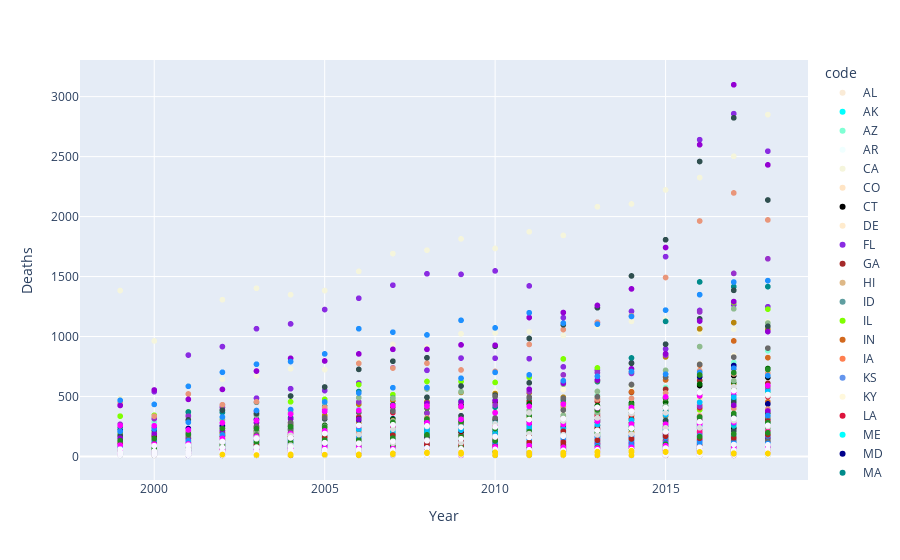

Notebook source saved alongside this figure:
### Code cell
# Animated figure with Plotly Express shows the number of annual deaths between 1999 & 2018 for all states:
px.scatter(testdf, x="Year", y="Deaths", color="code",color_discrete_map=colorMapping)

### Figure 1 — Plotly figure (JSON) as saved in the notebook; plotly's stock layout.template omitted (floating-point values rounded to 4 significant figures; data arrays with more than 128 entries replaced by an {"elided": "..."} marker saying what was removed)
{"data": [{"hovertemplate": "code=AL<br>Year=%{x}<br>Deaths=%{y}<extra></extra>", "legendgroup": "AL", "marker": {"color": "antiquewhite", "symbol": "circle"}, "mode": "markers", "name": "AL", "showlegend": true, "type": "scattergl", "x": {"elided": "191 int values"}, "xaxis": "x", "y": {"elided": "191 int values"}, "yaxis": "y"}, {"hovertemplate": "code=AK<br>Year=%{x}<br>Deaths=%{y}<extra></extra>", "legendgroup": "AK", "marker": {"color": "aqua", "symbol": "circle"}, "mode": "markers", "name": "AK", "showlegend": true, "type": "scattergl", "x": [2003, 2005, 2009, 2012, 2014, 2015, 2017, 2018, 2000, 2001, 2002, 2003, 2004, 2005, 2006, 2007, 2008, 2009, 2010, 2011, 2012, 2013, 2014, 2015, 2016, 2017, 2018, 2008, 2009, 2011, 2012, 2014, 2015, 2016, 2017, 1999, 2000, 2001, 2002, 2003, 2004, 2005, 2006, 2007, 2008, 2009, 2010, 2011, 2012, 2013, 2014, 2015, 2016, 2017, 2018], "xaxis": "x", "y": [10, 11, 12, 16, 12, 13, 18, 13, 15, 17, 20, 23, 25, 15, 17, 16, 18, 25, 27, 27, 30, 20, 27, 24, 19, 23, 23, 13, 12, 10, 10, 15, 23, 10, 14, 13, 14, 25, 37, 31, 28, 30, 38, 36, 51, 51, 31, 52, 50, 51, 42, 41, 60, 57, 42], "yaxis": "y"}, {"hovertemplate": "code=AZ<br>Year=%{x}<br>Deaths=%{y}<extra></extra>", "legendgroup": "AZ", "marker": {"color": "aquamarine", "symbol": "circle"}, "mode": "markers", "name": "AZ", "showlegend": true, "type": "scattergl", "x": {"elided": "220 int values"}, "xaxis": "x", "y": {"elided": "220 int values"}, "yaxis": "y"}, {"hovertemplate": "code=AR<br>Year=%{x}<br>Deaths=%{y}<extra></extra>", "legendgroup": "AR", "marker": {"color": "azure", "symbol": "circle"}, "mode": "markers", "name": "AR", "showlegend": true, "type": "scattergl", "x": {"elided": "140 int values"}, "xaxis": "x", "y": {"elided": "140 int values"}, "yaxis": "y"}, {"hovertemplate": "code=CA<br>Year=%{x}<br>Deaths=%{y}<extra></extra>", "legendgroup": "CA", "marker": {"color": "beige", "symbol": "circle"}, "mode": "markers", "name": "CA", "showlegend": true, "type": "scattergl", "x": {"elided": "371 int values"}, "xaxis": "x", "y": {"elided": "371 int values"}, "yaxis": "y"}, {"hovertemplate": "code=CO<br>Year=%{x}<br>Deaths=%{y}<extra></extra>", "legendgroup": "CO", "marker": {"color": "bisque", "symbol": "circle"}, "mode": "markers", "name": "CO", "showlegend": true, "type": "scattergl", "x": {"elided": "172 int values"}, "xaxis": "x", "y": {"elided": "172 int values"}, "yaxis": "y"}, {"hovertemplate": "code=CT<br>Year=%{x}<br>Deaths=%{y}<extra></extra>", "legendgroup": "CT", "marker": {"color": "black", "symbol": "circle"}, "mode": "markers", "name": "CT", "showlegend": true, "type": "scattergl", "x": {"elided": "139 int values"}, "xaxis": "x", "y": {"elided": "139 int values"}, "yaxis": "y"}, {"hovertemplate": "code=DE<br>Year=%{x}<br>Deaths=%{y}<extra></extra>", "legendgroup": "DE", "marker": {"color": "blanchedalmond", "symbol": "circle"}, "mode": "markers", "name": "DE", "showlegend": true, "type": "scattergl", "x": [2017, 2018, 1999, 2000, 2001, 2002, 2004, 2005, 2006, 2007, 2007, 2008, 2009, 2009, 2010, 2011, 2011, 2012, 2012, 2013, 2013, 2014, 2014, 2015, 2016, 2017, 2018, 2002, 2006, 2010, 2012, 2013, 2014, 2015, 2016, 2017, 2018, 1999, 2000, 2001, 2001, 2002, 2003, 2004, 2004, 2005, 2006, 2007, 2008, 2009, 2010, 2011, 2011, 2012, 2013, 2014, 2014, 2015, 2015, 2016, 2017, 2018], "xaxis": "x", "y": [21, 13, 10, 15, 11, 10, 12, 10, 16, 23, 10, 32, 35, 13, 41, 47, 10, 32, 11, 42, 11, 48, 14, 53, 68, 76, 98, 16, 10, 10, 10, 13, 15, 10, 27, 37, 42, 25, 17, 22, 10, 34, 40, 24, 11, 34, 31, 42, 55, 56, 61, 64, 13, 64, 68, 83, 10, 100, 11, 160, 181, 224], "yaxis": "y"}, {"hovertemplate": "code=FL<br>Year=%{x}<br>Deaths=%{y}<extra></extra>", "legendgroup": "FL", "marker": {"color": "blueviolet", "symbol": "circle"}, "mode": "markers", "name": "FL", "showlegend": true, "type": "scattergl", "x": {"elided": "231 int values"}, "xaxis": "x", "y": {"elided": "231 int values"}, "yaxis": "y"}, {"hovertemplate": "code=GA<br>Year=%{x}<br>Deaths=%{y}<extra></extra>", "legendgroup": "GA", "marker": {"color": "brown", "symbol": "circle"}, "mode": "markers", "name": "GA", "showlegend": true, "type": "scattergl", "x": {"elided": "211 int values"}, "xaxis": "x", "y": {"elided": "211 int values"}, "yaxis": "y"}, {"hovertemplate": "code=HI<br>Year=%{x}<br>Deaths=%{y}<extra></extra>", "legendgroup": "HI", "marker": {"color": "burlywood", "symbol": "circle"}, "mode": "markers", "name": "HI", "showlegend": true, "type": "scattergl", "x": [2006, 2011, 2013, 2014, 2015, 2016, 2017, 2018, 2005, 2008, 2008, 2010, 2010, 2011, 2011, 2012, 2013, 2014, 2014, 2015, 2016, 2017, 2018, 2001, 2002, 2003, 2004, 2004, 2005, 2006, 2006, 2007, 2008, 2009, 2010, 2011, 2011, 2012, 2013, 2014, 2015, 2016, 2017, 2017, 2018, 2018, 1999, 1999, 2000, 2001, 2002, 2003, 2004, 2004, 2005, 2005, 2006, 2006, 2006, 2007, 2007, 2008, 2009, 2009, 2010, 2011, 2011, 2012, 2012, 2012, 2013, 2013, 2014, 2014, 2015, 2016, 2017, 2018], "xaxis": "x", "y": [11, 15, 18, 11, 13, 26, 25, 25, 13, 13, 10, 12, 11, 15, 12, 19, 20, 22, 10, 19, 19, 18, 23, 12, 19, 16, 26, 11, 26, 16, 20, 25, 28, 51, 42, 35, 11, 39, 42, 39, 60, 67, 61, 11, 91, 10, 17, 15, 15, 20, 18, 35, 30, 11, 27, 12, 26, 10, 14, 41, 20, 31, 28, 11, 35, 42, 20, 26, 11, 14, 37, 10, 38, 12, 42, 49, 51, 51], "yaxis": "y"}, {"hovertemplate": "code=ID<br>Year=%{x}<br>Deaths=%{y}<extra></extra>", "legendgroup": "ID", "marker": {"color": "cadetblue", "symbol": "circle"}, "mode": "markers", "name": "ID", "showlegend": true, "type": "scattergl", "x": [1999, 2000, 2001, 2001, 2002, 2002, 2003, 2003, 2004, 2004, 2005, 2005, 2006, 2006, 2007, 2007, 2008, 2008, 2008, 2009, 2009, 2009, 2010, 2010, 2010, 2011, 2011, 2011, 2012, 2012, 2012, 2013, 2013, 2013, 2014, 2014, 2015, 2015, 2015, 2016, 2016, 2016, 2017, 2017, 2018, 2018, 1999, 2000, 2000, 2001, 2001, 2002, 2002, 2003, 2003, 2003, 2003, 2004, 2005, 2005, 2005, 2006, 2006, 2006, 2007, 2007, 2008, 2008, 2009, 2009, 2009, 2010, 2010, 2010, 2011, 2011, 2011, 2012, 2012, 2012, 2013, 2013, 2013, 2014, 2014, 2014, 2015, 2015, 2016, 2016, 2016, 2017, 2017, 2017, 2017, 2018, 2018, 2018], "xaxis": "x", "y": [14, 13, 19, 12, 35, 13, 26, 12, 29, 10, 17, 10, 33, 15, 44, 12, 37, 17, 15, 51, 26, 15, 63, 17, 13, 52, 24, 13, 51, 14, 20, 62, 21, 13, 77, 26, 65, 27, 14, 74, 20, 10, 75, 19, 78, 17, 24, 19, 13, 36, 11, 37, 15, 30, 14, 10, 10, 35, 44, 11, 12, 51, 11, 10, 43, 10, 53, 13, 42, 16, 13, 51, 15, 14, 62, 19, 18, 57, 12, 19, 73, 17, 13, 65, 18, 12, 78, 19, 101, 17, 14, 100, 16, 10, 18, 115, 16, 15], "yaxis": "y"}, {"hovertemplate": "code=IL<br>Year=%{x}<br>Deaths=%{y}<extra></extra>", "legendgroup": "IL", "marker": {"color": "chartreuse", "symbol": "circle"}, "mode": "markers", "name": "IL", "showlegend": true, "type": "scattergl", "x": {"elided": "205 int values"}, "xaxis": "x", "y": {"elided": "205 int values"}, "yaxis": "y"}, {"hovertemplate": "code=IN<br>Year=%{x}<br>Deaths=%{y}<extra></extra>", "legendgroup": "IN", "marker": {"color": "chocolate", "symbol": "circle"}, "mode": "markers", "name": "IN", "showlegend": true, "type": "scattergl", "x": {"elided": "191 int values"}, "xaxis": "x", "y": {"elided": "191 int values"}, "yaxis": "y"}, {"hovertemplate": "code=IA<br>Year=%{x}<br>Deaths=%{y}<extra></extra>", "legendgroup": "IA", "marker": {"color": "coral", "symbol": "circle"}, "mode": "markers", "name": "IA", "showlegend": true, "type": "scattergl", "x": [1999, 2000, 2000, 2001, 2001, 2002, 2002, 2003, 2004, 2004, 2005, 2005, 2006, 2006, 2006, 2007, 2007, 2007, 2008, 2008, 2008, 2009, 2009, 2009, 2010, 2010, 2010, 2011, 2011, 2011, 2012, 2012, 2013, 2013, 2014, 2014, 2015, 2015, 2016, 2016, 2016, 2017, 2017, 2018, 2018, 2015, 2016, 2017, 2018, 1999, 2000, 2000, 2001, 2001, 2002, 2003, 2003, 2004, 2004, 2005, 2005, 2006, 2006, 2006, 2007, 2007, 2007, 2008, 2008, 2008, 2009, 2009, 2010, 2010, 2010, 2011, 2011, 2011, 2011, 2012, 2012, 2012, 2013, 2013, 2014, 2014, 2015, 2015, 2015, 2016, 2016, 2016, 2016, 2017, 2017, 2018, 2018, 2018], "xaxis": "x", "y": [12, 12, 11, 17, 12, 22, 20, 22, 30, 22, 35, 31, 39, 20, 14, 36, 32, 11, 50, 24, 11, 50, 21, 11, 61, 30, 11, 65, 26, 12, 75, 27, 86, 25, 79, 25, 88, 27, 75, 26, 10, 84, 31, 58, 25, 14, 13, 21, 11, 16, 25, 10, 21, 19, 31, 34, 16, 32, 20, 49, 13, 69, 24, 14, 76, 28, 13, 77, 27, 14, 83, 28, 101, 29, 12, 94, 30, 11, 10, 98, 22, 13, 111, 24, 111, 21, 134, 27, 12, 150, 16, 12, 10, 149, 28, 146, 28, 11], "yaxis": "y"}, {"hovertemplate": "code=KS<br>Year=%{x}<br>Deaths=%{y}<extra></extra>", "legendgroup": "KS", "marker": {"color": "cornflowerblue", "symbol": "circle"}, "mode": "markers", "name": "KS", "showlegend": true, "type": "scattergl", "x": [2014, 2018, 1999, 1999, 2000, 2000, 2001, 2001, 2002, 2002, 2003, 2003, 2004, 2004, 2004, 2005, 2005, 2005, 2006, 2006, 2006, 2006, 2007, 2007, 2007, 2008, 2008, 2008, 2009, 2009, 2009, 2010, 2010, 2010, 2011, 2011, 2011, 2012, 2012, 2012, 2013, 2013, 2013, 2013, 2014, 2014, 2014, 2015, 2015, 2016, 2016, 2017, 2017, 2018, 2018, 2018, 2005, 2006, 2007, 2010, 2015, 2016, 2017, 2018, 1999, 1999, 2000, 2000, 2001, 2001, 2002, 2002, 2002, 2003, 2003, 2003, 2004, 2004, 2004, 2005, 2005, 2005, 2005, 2006, 2006, 2006, 2006, 2007, 2007, 2007, 2007, 2008, 2008, 2008, 2009, 2009, 2010, 2010, 2010, 2011, 2011, 2011, 2011, 2012, 2012, 2012, 2013, 2013, 2013, 2014, 2014, 2014, 2014, 2015, 2015, 2015, 2016, 2016, 2016, 2017, 2017, 2017, 2018, 2018, 2018], "xaxis": "x", "y": [10, 11, 14, 13, 15, 13, 37, 20, 38, 17, 36, 34, 47, 26, 11, 44, 26, 13, 67, 24, 10, 13, 61, 33, 13, 75, 12, 15, 93, 27, 14, 62, 24, 13, 83, 23, 21, 85, 34, 10, 101, 28, 13, 10, 100, 30, 13, 91, 27, 84, 36, 104, 31, 88, 28, 14, 11, 11, 13, 11, 11, 14, 15, 12, 38, 11, 33, 23, 51, 13, 65, 25, 10, 71, 19, 10, 89, 22, 11, 95, 24, 11, 27, 88, 22, 16, 18, 83, 29, 22, 14, 76, 15, 11, 123, 25, 104, 17, 14, 101, 20, 13, 18, 137, 24, 15, 136, 20, 11, 131, 23, 10, 12, 142, 24, 14, 126, 22, 13, 127, 22, 12, 150, 24, 15], "yaxis": "y"}, {"hovertemplate": "code=KY<br>Year=%{x}<br>Deaths=%{y}<extra></extra>", "legendgroup": "KY", "marker": {"color": "cornsilk", "symbol": "circle"}, "mode": "markers", "name": "KY", "showlegend": true, "type": "scattergl", "x": {"elided": "162 int values"}, "xaxis": "x", "y": {"elided": "162 int values"}, "yaxis": "y"}, {"hovertemplate": "code=LA<br>Year=%{x}<br>Deaths=%{y}<extra></extra>", "legendgroup": "LA", "marker": {"color": "crimson", "symbol": "circle"}, "mode": "markers", "name": "LA", "showlegend": true, "type": "scattergl", "x": {"elided": "205 int values"}, "xaxis": "x", "y": {"elided": "205 int values"}, "yaxis": "y"}, {"hovertemplate": "code=ME<br>Year=%{x}<br>Deaths=%{y}<extra></extra>", "legendgroup": "ME", "marker": {"color": "cyan", "symbol": "circle"}, "mode": "markers", "name": "ME", "showlegend": true, "type": "scattergl", "x": [1999, 1999, 2000, 2001, 2001, 2002, 2002, 2003, 2003, 2004, 2004, 2005, 2005, 2006, 2006, 2007, 2007, 2008, 2008, 2009, 2009, 2010, 2010, 2011, 2011, 2012, 2012, 2013, 2013, 2014, 2014, 2015, 2015, 2016, 2016, 2017, 2017, 2018, 2018, 1999, 1999, 2000, 2001, 2001, 2002, 2002, 2003, 2004, 2005, 2005, 2006, 2006, 2007, 2007, 2008, 2009, 2009, 2010, 2010, 2011, 2011, 2012, 2012, 2013, 2013, 2014, 2014, 2015, 2015, 2016, 2016, 2016, 2017, 2017, 2017, 2018, 2018, 2018], "xaxis": "x", "y": [10, 17, 12, 16, 11, 40, 19, 34, 11, 35, 11, 46, 10, 39, 11, 39, 11, 48, 14, 47, 18, 39, 15, 40, 20, 32, 19, 48, 18, 55, 16, 69, 17, 91, 24, 90, 26, 79, 12, 23, 15, 34, 44, 13, 61, 14, 72, 77, 85, 10, 86, 15, 83, 15, 83, 83, 15, 64, 12, 70, 17, 79, 15, 83, 14, 125, 10, 164, 11, 205, 11, 10, 272, 20, 11, 211, 17, 10], "yaxis": "y"}, {"hovertemplate": "code=MD<br>Year=%{x}<br>Deaths=%{y}<extra></extra>", "legendgroup": "MD", "marker": {"color": "darkblue", "symbol": "circle"}, "mode": "markers", "name": "MD", "showlegend": true, "type": "scattergl", "x": {"elided": "208 int values"}, "xaxis": "x", "y": {"elided": "208 int values"}, "yaxis": "y"}, {"hovertemplate": "code=MA<br>Year=%{x}<br>Deaths=%{y}<extra></extra>", "legendgroup": "MA", "marker": {"color": "darkcyan", "symbol": "circle"}, "mode": "markers", "name": "MA", "showlegend": true, "type": "scattergl", "x": {"elided": "187 int values"}, "xaxis": "x", "y": {"elided": "187 int values"}, "yaxis": "y"}, {"hovertemplate": "code=MI<br>Year=%{x}<br>Deaths=%{y}<extra></extra>", "legendgroup": "MI", "marker": {"color": "darkgoldenrod", "symbol": "circle"}, "mode": "markers", "name": "MI", "showlegend": true, "type": "scattergl", "x": {"elided": "283 int values"}, "xaxis": "x", "y": {"elided": "283 int values"}, "yaxis": "y"}, {"hovertemplate": "code=MN<br>Year=%{x}<br>Deaths=%{y}<extra></extra>", "legendgroup": "MN", "marker": {"color": "darkgray", "symbol": "circle"}, "mode": "markers", "name": "MN", "showlegend": true, "type": "scattergl", "x": {"elided": "185 int values"}, "xaxis": "x", "y": {"elided": "185 int values"}, "yaxis": "y"}, {"hovertemplate": "code=MS<br>Year=%{x}<br>Deaths=%{y}<extra></extra>", "legendgroup": "MS", "marker": {"color": "darkgrey", "symbol": "circle"}, "mode": "markers", "name": "MS", "showlegend": true, "type": "scattergl", "x": [2005, 2008, 2009, 2013, 2014, 2015, 2016, 2017, 2018, 1999, 1999, 2000, 2000, 2001, 2001, 2001, 2002, 2002, 2002, 2003, 2003, 2004, 2004, 2005, 2005, 2005, 2006, 2006, 2006, 2007, 2007, 2007, 2008, 2008, 2008, 2009, 2009, 2009, 2010, 2010, 2010, 2011, 2011, 2012, 2012, 2013, 2013, 2014, 2014, 2015, 2015, 2016, 2016, 2016, 2017, 2017, 2018, 1999, 2001, 2002, 2003, 2004, 2005, 2006, 2006, 2007, 2008, 2009, 2010, 2011, 2012, 2013, 2014, 2014, 2015, 2016, 2017, 2018, 1999, 2000, 2000, 2001, 2001, 2001, 2002, 2002, 2002, 2003, 2004, 2004, 2004, 2005, 2005, 2006, 2006, 2007, 2007, 2007, 2008, 2008, 2008, 2009, 2009, 2009, 2010, 2010, 2011, 2011, 2012, 2013, 2013, 2014, 2015, 2015, 2016, 2017, 2017, 2017, 2018], "xaxis": "x", "y": [10, 11, 10, 13, 18, 10, 13, 14, 13, 18, 11, 33, 13, 33, 11, 10, 37, 12, 10, 52, 13, 51, 11, 57, 16, 14, 80, 21, 10, 88, 11, 11, 91, 15, 16, 98, 11, 14, 103, 17, 20, 114, 15, 123, 12, 110, 12, 113, 19, 100, 14, 104, 14, 10, 100, 12, 93, 10, 12, 11, 14, 19, 13, 18, 11, 12, 12, 15, 14, 15, 13, 18, 22, 10, 26, 32, 25, 25, 29, 38, 10, 61, 17, 14, 74, 18, 12, 97, 93, 10, 14, 103, 17, 156, 27, 145, 17, 16, 126, 12, 17, 138, 13, 14, 136, 25, 116, 12, 122, 130, 12, 144, 164, 16, 157, 166, 14, 13, 150], "yaxis": "y"}, {"hovertemplate": "code=MO<br>Year=%{x}<br>Deaths=%{y}<extra></extra>", "legendgroup": "MO", "marker": {"color": "darkgreen", "symbol": "circle"}, "mode": "markers", "name": "MO", "showlegend": true, "type": "scattergl", "x": {"elided": "175 int values"}, "xaxis": "x", "y": {"elided": "175 int values"}, "yaxis": "y"}, {"hovertemplate": "code=MT<br>Year=%{x}<br>Deaths=%{y}<extra></extra>", "legendgroup": "MT", "marker": {"color": "darkkhaki", "symbol": "circle"}, "mode": "markers", "name": "MT", "showlegend": true, "type": "scattergl", "x": [2009, 2014, 1999, 2002, 2002, 2003, 2003, 2003, 2004, 2004, 2005, 2005, 2006, 2006, 2007, 2007, 2008, 2008, 2009, 2009, 2010, 2010, 2010, 2011, 2011, 2011, 2012, 2012, 2013, 2013, 2013, 2014, 2014, 2014, 2015, 2015, 2015, 2016, 2016, 2017, 2017, 2018, 2018, 2000, 2001, 2002, 2002, 2003, 2003, 2003, 2004, 2004, 2004, 2005, 2005, 2005, 2006, 2006, 2006, 2007, 2007, 2007, 2008, 2008, 2009, 2009, 2009, 2010, 2010, 2011, 2011, 2012, 2013, 2013, 2013, 2014, 2014, 2014, 2015, 2015, 2016, 2017, 2018, 2018], "xaxis": "x", "y": [11, 11, 13, 10, 10, 19, 12, 10, 23, 11, 17, 12, 13, 11, 23, 14, 37, 13, 33, 14, 21, 14, 14, 36, 15, 15, 30, 11, 29, 12, 11, 22, 19, 13, 25, 13, 16, 33, 10, 32, 12, 27, 11, 11, 18, 19, 15, 20, 16, 15, 24, 12, 10, 30, 12, 15, 35, 13, 11, 39, 14, 12, 49, 12, 45, 11, 10, 30, 16, 40, 13, 38, 40, 14, 13, 37, 11, 15, 44, 14, 42, 49, 48, 12], "yaxis": "y"}, {"hovertemplate": "code=NE<br>Year=%{x}<br>Deaths=%{y}<extra></extra>", "legendgroup": "NE", "marker": {"color": "darkmagenta", "symbol": "circle"}, "mode": "markers", "name": "NE", "showlegend": true, "type": "scattergl", "x": [2001, 2001, 2002, 2003, 2003, 2004, 2004, 2004, 2005, 2005, 2005, 2005, 2006, 2006, 2007, 2008, 2009, 2010, 2010, 2011, 2011, 2012, 2012, 2013, 2013, 2014, 2014, 2015, 2015, 2016, 2016, 2016, 2017, 2017, 2018, 2017, 1999, 2000, 2001, 2002, 2002, 2003, 2003, 2004, 2004, 2005, 2005, 2006, 2006, 2006, 2007, 2008, 2008, 2009, 2010, 2011, 2011, 2012, 2012, 2013, 2014, 2015, 2016, 2016, 2017, 2018, 2018, 2018], "xaxis": "x", "y": [12, 10, 10, 12, 10, 11, 11, 10, 18, 17, 12, 15, 24, 15, 21, 33, 40, 38, 11, 44, 12, 57, 15, 44, 12, 35, 15, 33, 10, 36, 14, 14, 56, 15, 48, 10, 14, 11, 18, 19, 12, 13, 22, 21, 20, 22, 24, 26, 11, 23, 25, 32, 15, 34, 38, 41, 12, 48, 10, 40, 50, 61, 45, 10, 54, 60, 10, 19], "yaxis": "y"}, {"hovertemplate": "code=NV<br>Year=%{x}<br>Deaths=%{y}<extra></extra>", "legendgroup": "NV", "marker": {"color": "darkolivegreen", "symbol": "circle"}, "mode": "markers", "name": "NV", "showlegend": true, "type": "scattergl", "x": {"elided": "134 int values"}, "xaxis": "x", "y": {"elided": "134 int values"}, "yaxis": "y"}, {"hovertemplate": "code=NH<br>Year=%{x}<br>Deaths=%{y}<extra></extra>", "legendgroup": "NH", "marker": {"color": "darkorange", "symbol": "circle"}, "mode": "markers", "name": "NH", "showlegend": true, "type": "scattergl", "x": [1999, 2000, 2001, 2001, 2002, 2002, 2003, 2003, 2004, 2004, 2005, 2006, 2006, 2007, 2007, 2008, 2008, 2009, 2009, 2010, 2010, 2010, 2011, 2011, 2012, 2012, 2013, 2013, 2014, 2014, 2015, 2015, 2016, 2016, 2017, 2017, 2018, 2018, 1999, 2000, 2001, 2002, 2002, 2003, 2004, 2005, 2005, 2006, 2006, 2007, 2007, 2008, 2008, 2009, 2009, 2010, 2010, 2011, 2011, 2012, 2012, 2013, 2013, 2014, 2014, 2014, 2015, 2015, 2016, 2016, 2017, 2017, 2018, 2018, 2018], "xaxis": "x", "y": [10, 11, 14, 16, 22, 10, 28, 13, 32, 11, 29, 46, 12, 49, 15, 38, 13, 41, 10, 36, 18, 10, 55, 18, 55, 11, 42, 17, 75, 25, 94, 24, 113, 24, 116, 24, 111, 16, 27, 24, 27, 49, 11, 62, 65, 82, 11, 68, 10, 98, 16, 56, 12, 87, 16, 75, 15, 96, 22, 79, 18, 118, 15, 200, 15, 11, 271, 17, 313, 10, 298, 10, 295, 15, 11], "yaxis": "y"}, {"hovertemplate": "code=NJ<br>Year=%{x}<br>Deaths=%{y}<extra></extra>", "legendgroup": "NJ", "marker": {"color": "darkorchid", "symbol": "circle"}, "mode": "markers", "name": "NJ", "showlegend": true, "type": "scattergl", "x": {"elided": "217 int values"}, "xaxis": "x", "y": {"elided": "217 int values"}, "yaxis": "y"}, {"hovertemplate": "code=NM<br>Year=%{x}<br>Deaths=%{y}<extra></extra>", "legendgroup": "NM", "marker": {"color": "darkred", "symbol": "circle"}, "mode": "markers", "name": "NM", "showlegend": true, "type": "scattergl", "x": [2013, 2016, 2018, 1999, 1999, 2000, 2000, 2001, 2001, 2002, 2002, 2003, 2003, 2004, 2004, 2005, 2005, 2006, 2006, 2006, 2007, 2007, 2007, 2008, 2008, 2008, 2009, 2009, 2009, 2010, 2010, 2011, 2011, 2012, 2012, 2013, 2013, 2013, 2014, 2014, 2015, 2015, 2016, 2016, 2017, 2017, 2018, 2018, 2005, 2006, 2007, 2008, 2009, 2010, 2011, 2012, 2013, 2014, 2015, 2016, 2017, 2018, 2010, 2014, 2016, 1999, 1999, 2000, 2000, 2001, 2001, 2001, 2002, 2002, 2003, 2003, 2004, 2004, 2005, 2005, 2006, 2006, 2006, 2007, 2007, 2007, 2008, 2008, 2008, 2009, 2009, 2009, 2010, 2010, 2011, 2011, 2012, 2012, 2013, 2013, 2014, 2014, 2015, 2015, 2016, 2016, 2017, 2017, 2017, 2018, 2018, 2018], "xaxis": "x", "y": [10, 11, 16, 40, 20, 41, 25, 71, 23, 51, 20, 89, 19, 90, 23, 88, 22, 109, 28, 12, 99, 31, 10, 116, 41, 11, 112, 31, 13, 134, 49, 166, 36, 137, 37, 104, 45, 10, 172, 26, 132, 40, 132, 34, 124, 34, 121, 39, 13, 10, 10, 17, 15, 14, 13, 20, 10, 19, 20, 18, 21, 20, 10, 13, 10, 167, 23, 163, 21, 130, 21, 12, 174, 22, 211, 16, 166, 15, 206, 23, 204, 24, 11, 248, 31, 14, 256, 32, 19, 210, 21, 12, 210, 31, 254, 22, 238, 21, 236, 21, 274, 21, 248, 24, 250, 27, 265, 19, 13, 285, 27, 17], "yaxis": "y"}, {"hovertemplate": "code=NY<br>Year=%{x}<br>Deaths=%{y}<extra></extra>", "legendgroup": "NY", "marker": {"color": "darksalmon", "symbol": "circle"}, "mode": "markers", "name": "NY", "showlegend": true, "type": "scattergl", "x": {"elided": "259 int values"}, "xaxis": "x", "y": {"elided": "259 int values"}, "yaxis": "y"}, {"hovertemplate": "code=NC<br>Year=%{x}<br>Deaths=%{y}<extra></extra>", "legendgroup": "NC", "marker": {"color": "darkseagreen", "symbol": "circle"}, "mode": "markers", "name": "NC", "showlegend": true, "type": "scattergl", "x": {"elided": "214 int values"}, "xaxis": "x", "y": {"elided": "214 int values"}, "yaxis": "y"}, {"hovertemplate": "code=ND<br>Year=%{x}<br>Deaths=%{y}<extra></extra>", "legendgroup": "ND", "marker": {"color": "darkslateblue", "symbol": "circle"}, "mode": "markers", "name": "ND", "showlegend": true, "type": "scattergl", "x": [2008, 2014, 2015, 2016, 2017, 2018, 2007, 2008, 2009, 2013, 2014, 2015, 2016, 2017, 2018], "xaxis": "x", "y": [15, 11, 14, 15, 11, 15, 10, 19, 13, 10, 16, 24, 34, 30, 28], "yaxis": "y"}, {"hovertemplate": "code=OH<br>Year=%{x}<br>Deaths=%{y}<extra></extra>", "legendgroup": "OH", "marker": {"color": "darkslategray", "symbol": "circle"}, "mode": "markers", "name": "OH", "showlegend": true, "type": "scattergl", "x": {"elided": "220 int values"}, "xaxis": "x", "y": {"elided": "220 int values"}, "yaxis": "y"}, {"hovertemplate": "code=OK<br>Year=%{x}<br>Deaths=%{y}<extra></extra>", "legendgroup": "OK", "marker": {"color": "darkslategrey", "symbol": "circle"}, "mode": "markers", "name": "OK", "showlegend": true, "type": "scattergl", "x": {"elided": "182 int values"}, "xaxis": "x", "y": {"elided": "182 int values"}, "yaxis": "y"}, {"hovertemplate": "code=OR<br>Year=%{x}<br>Deaths=%{y}<extra></extra>", "legendgroup": "OR", "marker": {"color": "darkturquoise", "symbol": "circle"}, "mode": "markers", "name": "OR", "showlegend": true, "type": "scattergl", "x": {"elided": "165 int values"}, "xaxis": "x", "y": {"elided": "165 int values"}, "yaxis": "y"}, {"hovertemplate": "code=PA<br>Year=%{x}<br>Deaths=%{y}<extra></extra>", "legendgroup": "PA", "marker": {"color": "darkviolet", "symbol": "circle"}, "mode": "markers", "name": "PA", "showlegend": true, "type": "scattergl", "x": {"elided": "212 int values"}, "xaxis": "x", "y": {"elided": "212 int values"}, "yaxis": "y"}, {"hovertemplate": "code=RI<br>Year=%{x}<br>Deaths=%{y}<extra></extra>", "legendgroup": "RI", "marker": {"color": "deeppink", "symbol": "circle"}, "mode": "markers", "name": "RI", "showlegend": true, "type": "scattergl", "x": [1999, 2000, 2001, 2002, 2003, 2004, 2005, 2005, 2006, 2006, 2007, 2008, 2008, 2009, 2010, 2011, 2012, 2012, 2013, 2013, 2014, 2015, 2015, 2016, 2017, 2017, 2018, 2014, 2015, 2017, 2018, 1999, 2000, 2001, 2002, 2003, 2003, 2004, 2005, 2005, 2006, 2006, 2007, 2007, 2008, 2009, 2009, 2010, 2010, 2011, 2012, 2013, 2013, 2014, 2014, 2015, 2015, 2016, 2017, 2018], "xaxis": "x", "y": [16, 18, 30, 18, 30, 31, 11, 40, 26, 11, 31, 44, 20, 44, 51, 58, 53, 11, 53, 14, 61, 75, 10, 85, 86, 16, 62, 10, 12, 11, 15, 21, 36, 48, 59, 11, 79, 55, 20, 64, 100, 15, 74, 10, 97, 83, 11, 86, 12, 94, 124, 148, 10, 148, 11, 187, 12, 208, 185, 208], "yaxis": "y"}, {"hovertemplate": "code=SC<br>Year=%{x}<br>Deaths=%{y}<extra></extra>", "legendgroup": "SC", "marker": {"color": "deepskyblue", "symbol": "circle"}, "mode": "markers", "name": "SC", "showlegend": true, "type": "scattergl", "x": {"elided": "143 int values"}, "xaxis": "x", "y": {"elided": "143 int values"}, "yaxis": "y"}, {"hovertemplate": "code=SD<br>Year=%{x}<br>Deaths=%{y}<extra></extra>", "legendgroup": "SD", "marker": {"color": "dimgray", "symbol": "circle"}, "mode": "markers", "name": "SD", "showlegend": true, "type": "scattergl", "x": [2004, 2006, 2011, 2012, 2013, 2014, 2015, 2016, 2017, 2018, 2005, 2008, 2009, 2010, 2011, 2012, 2013, 2014, 2015, 2016, 2017, 2018], "xaxis": "x", "y": [13, 11, 12, 10, 17, 18, 14, 18, 15, 11, 10, 14, 13, 10, 20, 14, 12, 19, 18, 27, 24, 25], "yaxis": "y"}, {"hovertemplate": "code=TN<br>Year=%{x}<br>Deaths=%{y}<extra></extra>", "legendgroup": "TN", "marker": {"color": "dimgrey", "symbol": "circle"}, "mode": "markers", "name": "TN", "showlegend": true, "type": "scattergl", "x": {"elided": "199 int values"}, "xaxis": "x", "y": {"elided": "199 int values"}, "yaxis": "y"}, {"hovertemplate": "code=TX<br>Year=%{x}<br>Deaths=%{y}<extra></extra>", "legendgroup": "TX", "marker": {"color": "dodgerblue", "symbol": "circle"}, "mode": "markers", "name": "TX", "showlegend": true, "type": "scattergl", "x": {"elided": "240 int values"}, "xaxis": "x", "y": {"elided": "240 int values"}, "yaxis": "y"}, {"hovertemplate": "code=UT<br>Year=%{x}<br>Deaths=%{y}<extra></extra>", "legendgroup": "UT", "marker": {"color": "firebrick", "symbol": "circle"}, "mode": "markers", "name": "UT", "showlegend": true, "type": "scattergl", "x": {"elided": "139 int values"}, "xaxis": "x", "y": {"elided": "139 int values"}, "yaxis": "y"}, {"hovertemplate": "code=VT<br>Year=%{x}<br>Deaths=%{y}<extra></extra>", "legendgroup": "VT", "marker": {"color": "floralwhite", "symbol": "circle"}, "mode": "markers", "name": "VT", "showlegend": true, "type": "scattergl", "x": [2001, 2003, 2005, 2006, 2006, 2007, 2007, 2008, 2010, 2011, 2012, 2013, 2014, 2015, 2016, 2016, 2017, 2018, 2018, 2000, 2001, 2002, 2003, 2004, 2005, 2006, 2007, 2008, 2009, 2010, 2010, 2011, 2012, 2012, 2013, 2014, 2015, 2016, 2017, 2018], "xaxis": "x", "y": [11, 13, 10, 14, 10, 17, 12, 16, 13, 30, 16, 19, 18, 22, 28, 10, 29, 48, 10, 17, 18, 22, 36, 29, 23, 42, 26, 41, 28, 21, 11, 29, 32, 11, 40, 38, 57, 68, 78, 85], "yaxis": "y"}, {"hovertemplate": "code=VA<br>Year=%{x}<br>Deaths=%{y}<extra></extra>", "legendgroup": "VA", "marker": {"color": "forestgreen", "symbol": "circle"}, "mode": "markers", "name": "VA", "showlegend": true, "type": "scattergl", "x": {"elided": "166 int values"}, "xaxis": "x", "y": {"elided": "166 int values"}, "yaxis": "y"}, {"hovertemplate": "code=WA<br>Year=%{x}<br>Deaths=%{y}<extra></extra>", "legendgroup": "WA", "marker": {"color": "fuchsia", "symbol": "circle"}, "mode": "markers", "name": "WA", "showlegend": true, "type": "scattergl", "x": {"elided": "233 int values"}, "xaxis": "x", "y": {"elided": "233 int values"}, "yaxis": "y"}, {"hovertemplate": "code=WV<br>Year=%{x}<br>Deaths=%{y}<extra></extra>", "legendgroup": "WV", "marker": {"color": "gainsboro", "symbol": "circle"}, "mode": "markers", "name": "WV", "showlegend": true, "type": "scattergl", "x": [2015, 2016, 2018, 1999, 2000, 2000, 2001, 2001, 2001, 2002, 2002, 2002, 2003, 2004, 2004, 2005, 2006, 2006, 2006, 2007, 2007, 2007, 2008, 2008, 2008, 2009, 2009, 2010, 2010, 2010, 2011, 2011, 2011, 2012, 2012, 2012, 2012, 2013, 2013, 2014, 2014, 2014, 2015, 2015, 2015, 2015, 2016, 2016, 2016, 2016, 2017, 2017, 2017, 2017, 2018, 2018, 2018, 2006, 2011, 2013, 2014, 2015, 2016, 2017, 2018, 1999, 1999, 2000, 2000, 2001, 2001, 2001, 2002, 2002, 2002, 2003, 2003, 2004, 2004, 2005, 2005, 2006, 2006, 2007, 2007, 2007, 2008, 2008, 2008, 2009, 2009, 2010, 2010, 2010, 2011, 2011, 2011, 2012, 2012, 2012, 2013, 2013, 2014, 2014, 2014, 2015, 2015, 2015, 2015, 2016, 2016, 2016, 2016, 2017, 2017, 2017, 2018, 2018, 2018], "xaxis": "x", "y": [10, 10, 12, 10, 20, 17, 37, 16, 22, 27, 11, 26, 69, 94, 19, 43, 108, 17, 14, 109, 16, 16, 136, 18, 10, 60, 12, 162, 13, 27, 190, 18, 20, 181, 20, 16, 11, 179, 17, 187, 25, 14, 238, 17, 22, 12, 239, 25, 15, 10, 297, 18, 12, 21, 250, 16, 29, 10, 10, 19, 10, 35, 35, 36, 36, 28, 12, 33, 24, 83, 16, 29, 117, 13, 28, 156, 11, 177, 16, 112, 10, 182, 19, 228, 10, 10, 250, 12, 20, 114, 15, 272, 11, 16, 363, 11, 14, 295, 13, 16, 321, 12, 357, 20, 13, 364, 16, 18, 13, 531, 11, 16, 17, 581, 10, 28, 508, 15, 38], "yaxis": "y"}, {"hovertemplate": "code=WI<br>Year=%{x}<br>Deaths=%{y}<extra></extra>", "legendgroup": "WI", "marker": {"color": "ghostwhite", "symbol": "circle"}, "mode": "markers", "name": "WI", "showlegend": true, "type": "scattergl", "x": {"elided": "174 int values"}, "xaxis": "x", "y": {"elided": "174 int values"}, "yaxis": "y"}, {"hovertemplate": "code=WY<br>Year=%{x}<br>Deaths=%{y}<extra></extra>", "legendgroup": "WY", "marker": {"color": "gold", "symbol": "circle"}, "mode": "markers", "name": "WY", "showlegend": true, "type": "scattergl", "x": [2003, 2004, 2006, 2007, 2008, 2009, 2010, 2011, 2011, 2012, 2012, 2013, 2014, 2015, 2016, 2017, 2018, 2002, 2004, 2004, 2005, 2006, 2006, 2007, 2008, 2009, 2010, 2010, 2011, 2012, 2012, 2013, 2013, 2014, 2014, 2015, 2016, 2017, 2018], "xaxis": "x", "y": [12, 11, 11, 19, 27, 21, 35, 26, 11, 33, 12, 34, 35, 36, 38, 27, 25, 16, 17, 11, 15, 17, 10, 25, 33, 33, 27, 11, 32, 28, 13, 40, 11, 48, 10, 40, 37, 22, 24], "yaxis": "y"}], "layout": {"legend": {"title": {"text": "code"}, "tracegroupgap": 0}, "margin": {"t": 60}, "xaxis": {"anchor": "y", "domain": [0, 1], "title": {"text": "Year"}}, "yaxis": {"anchor": "x", "domain": [0, 1], "title": {"text": "Deaths"}}}}
